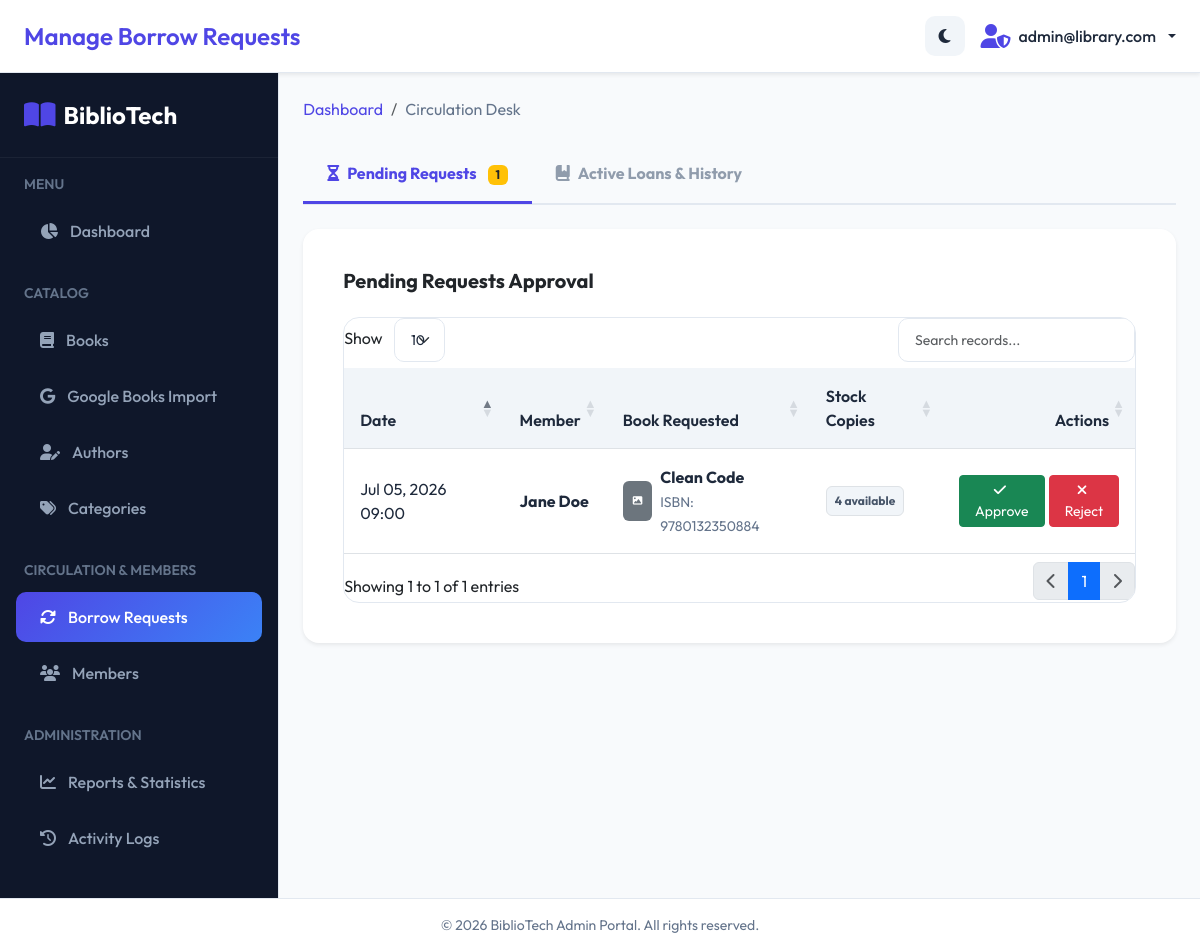
/index.php?route=admin/borrow-requests (signed in), run on the app's committed database.
### tables this page shows
CREATE TABLE IF NOT EXISTS `borrow_requests` (
  `id` INT AUTO_INCREMENT PRIMARY KEY,
  `member_id` INT NOT NULL,
  `book_id` INT NOT NULL,
  `request_date` TIMESTAMP DEFAULT CURRENT_TIMESTAMP,
  `status` ENUM('pending', 'approved', 'rejected') NOT NULL DEFAULT 'pending',
  `admin_notes` TEXT DEFAULT NULL,
  `updated_at` TIMESTAMP DEFAULT CURRENT_TIMESTAMP ON UPDATE CURRENT_TIMESTAMP,
  FOREIGN KEY (`member_id`) REFERENCES `members` (`id`) ON DELETE CASCADE,
  FOREIGN KEY (`book_id`) REFERENCES `books` (`id`) ON DELETE CASCADE,
  INDEX `idx_request_member` (`member_id`),
  INDEX `idx_request_book` (`book_id`),
  INDEX `idx_request_status` (`status`)
);

CREATE TABLE IF NOT EXISTS `members` (
  `id` INT AUTO_INCREMENT PRIMARY KEY,
  `user_id` INT NOT NULL,
  `full_name` VARCHAR(255) NOT NULL,
  `phone` VARCHAR(50) DEFAULT NULL,
  `address` TEXT DEFAULT NULL,
  `registration_date` DATE NOT NULL,
  `status` ENUM('active', 'inactive') NOT NULL DEFAULT 'active',
  `created_at` TIMESTAMP DEFAULT CURRENT_TIMESTAMP,
  `updated_at` TIMESTAMP DEFAULT CURRENT_TIMESTAMP ON UPDATE CURRENT_TIMESTAMP,
  FOREIGN KEY (`user_id`) REFERENCES `users` (`id`) ON DELETE CASCADE,
  INDEX `idx_user_id` (`user_id`)
);

CREATE TABLE IF NOT EXISTS `books` (
  `id` INT AUTO_INCREMENT PRIMARY KEY,
  `isbn` VARCHAR(20) DEFAULT NULL UNIQUE,
  `title` VARCHAR(255) NOT NULL,
  `author_id` INT DEFAULT NULL,
  `category_id` INT DEFAULT NULL,
  `description` TEXT DEFAULT NULL,
  `publisher` VARCHAR(255) DEFAULT NULL,
  `publication_year` INT DEFAULT NULL,
  `quantity` INT NOT NULL DEFAULT 0,
  `available_copies` INT NOT NULL DEFAULT 0,
  `shelf_location` VARCHAR(100) DEFAULT NULL,
  `cover_image` VARCHAR(255) DEFAULT NULL,
  `created_at` TIMESTAMP DEFAULT CURRENT_TIMESTAMP,
  `updated_at` TIMESTAMP DEFAULT CURRENT_TIMESTAMP ON UPDATE CURRENT_TIMESTAMP,
  FOREIGN KEY (`author_id`) REFERENCES `authors` (`id`) ON DELETE SET NULL,
  FOREIGN KEY (`category_id`) REFERENCES `categories` (`id`) ON DELETE SET NULL,
  INDEX `idx_author` (`author_id`),
  INDEX `idx_category` (`category_id`),
  INDEX `idx_title` (`title`),
  INDEX `idx_isbn` (`isbn`)
);

### config/database.php (called while the page is built, shortened)
<?php
class Database {
    private static $instance = null;
    private $conn;
    private function __construct() {
        try {
            $dsn = "mysql:host=" . DB_HOST . ";dbname=" . DB_NAME . ";charset=utf8mb4";
            $options = [
                PDO::ATTR_ERRMODE            => PDO::ERRMODE_EXCEPTION,
                PDO::ATTR_DEFAULT_FETCH_MODE => PDO::FETCH_ASSOC,
                PDO::ATTR_EMULATE_PREPARES   => false,
            ];
            $this->conn = new PDO($dsn, DB_USER, DB_PASS, $options);
        } catch (PDOException $e) {
            throw new Exception("Database Connection Error: " . $e->getMessage());
        }
    }
    public static function getInstance() {
        if (self::$instance === null) {
            self::$instance = new self();
        }
        return self::$instance;
    }
    public function getConnection() {
        return $this->conn;
    }
}

### app/Models/Models.php (called while the page is built, shortened)
<?php
class BorrowRequest {
    private $db;
    public function __construct() {
        $this->db = Database::getInstance()->getConnection();
    }
    public function getPendingRequests() {
        $stmt = $this->db->prepare("SELECT br.*, m.full_name AS member_name, b.title AS book_title, b.isbn, b.cover_image, b.available_copies
                                    FROM borrow_requests br
                                    JOIN members m ON br.member_id = m.id
                                    JOIN books b ON br.book_id = b.id
                                    WHERE br.status = 'pending'
                                    ORDER BY br.request_date ASC");
        $stmt->execute();
        return $stmt->fetchAll();
    }
}

### views/admin/requests.php (the view, shortened to what this page needs)
<?php
$reqModel = new BorrowRequest();
$pendingReqs = $reqModel->getPendingRequests();
?>
<div class="fade-in-up">
    <nav aria-label="breadcrumb" class="mb-4">
        <ol class="breadcrumb">
            <li class="breadcrumb-item"><a href="<?php echo BASE_URL; ?>/index.php?route=admin/dashboard">Dashboard</a></li>
            <li class="breadcrumb-item active" aria-current="page">Circulation Desk</li>
        </ol>
    </nav>
    <ul class="nav nav-tabs nav-tabs-custom mb-4" id="circulationTab" role="tablist" style="border-bottom: 2px solid var(--border-color);">
        <li class="nav-item" role="presentation">
            <button class="nav-link active fw-bold px-4 py-3" id="pending-tab" data-bs-toggle="tab" data-bs-target="#pending" type="button" role="tab" aria-controls="pending" aria-selected="true" style="border: none; border-bottom: 3px solid transparent;">
                <i class="fa-solid fa-hourglass-half me-2"></i>Pending Requests
                <span class="badge bg-warning text-dark ms-2"><?php echo count($pendingReqs); ?></span>
            </button>
        </li>
        <li class="nav-item" role="presentation">
            <button class="nav-link fw-bold px-4 py-3" id="loans-tab" data-bs-toggle="tab" data-bs-target="#loans" type="button" role="tab" aria-controls="loans" aria-selected="false" style="border: none; border-bottom: 3px solid transparent;">
                <i class="fa-solid fa-book-bookmark me-2"></i>Active Loans & History
            </button>
        </li>
    </ul>
    <div class="tab-content" id="circulationTabContent">
        <div class="tab-pane fade show active" id="pending" role="tabpanel" aria-labelledby="pending-tab">
            <div class="card card-custom border-0 shadow-sm p-4">
                <div class="card-body">
                    <h5 class="fw-bold mb-4">Pending Requests Approval</h5>
                    <?php if (empty($pendingReqs)): ?>
                        <div class="text-center py-5 text-muted">
                            <i class="fa-solid fa-circle-check fs-1 text-success mb-3"></i>
                            <h5 class="fw-bold">No Pending Requests</h5>
                            <p class="small">All reader requests have been processed successfully.</p>
                        </div>
                    <?php else: ?>
                        <div class="table-responsive table-responsive-custom">
                            <table class="table table-custom align-middle datatable-custom w-100">
                                <thead>
                                    <tr>
                                        <th>Date</th>
                                        <th>Member</th>
                                        <th>Book Requested</th>
                                        <th>Stock Copies</th>
                                        <th class="text-end">Actions</th>
                                    </tr>
                                </thead>
                                <tbody>
                                    <?php foreach ($pendingReqs as $row): ?>
                                        <tr>
                                            <td><?php echo date('M d, Y H:i', strtotime($row['request_date'])); ?></td>
                                            <td>
                                                <strong class="text-dark-theme-override" style="color: var(--text-color);"><?php echo htmlspecialchars($row['member_name']); ?></strong>
                                            </td>
                                            <td>
                                                <div class="d-flex align-items-center gap-2">
                                                    <?php if (!empty($row['cover_image']) && file_exists(UPLOAD_PATH . '/' . $row['cover_image'])): ?>
                                                        <img src="<?php echo BASE_URL; ?>/uploads/covers/<?php echo $row['cover_image']; ?>" class="rounded" style="width: 30px; height: 40px; object-fit: cover;" alt="">
                                                    <?php else: ?>
                                                        <div class="bg-secondary rounded text-white d-flex align-items-center justify-content-center" style="width: 30px; height: 40px;"><i class="fa-solid fa-image small" style="font-size: 0.6rem;"></i></div>
                                                    <?php endif; ?>
                                                    <div>
                                                        <span class="fw-bold d-block text-dark-theme-override" style="color: var(--text-color);"><?php echo htmlspecialchars($row['book_title']); ?></span>
                                                        <span class="text-muted small">ISBN: <?php echo htmlspecialchars($row['isbn'] ?: 'N/A'); ?></span>
                                                    </div>
                                                </div>
                                            </td>
                                            <td>
                                                <span class="badge bg-light-custom text-dark border p-2">
                                                    <?php echo $row['available_copies']; ?> available
                                                </span>
                                            </td>
                                            <td class="text-end">
                                                <div class="d-flex justify-content-end gap-1">
                                                    <a href="<?php echo BASE_URL; ?>/index.php?action=approve-request&id=<?php echo $row['id']; ?>" class="btn btn-sm btn-success" title="Approve loan"><i class="fa-solid fa-check me-1"></i>Approve</a>
                                                    <button class="btn btn-sm btn-danger" data-bs-toggle="modal" data-bs-target="#rejectModal<?php echo $row['id']; ?>" title="Reject loan"><i class="fa-solid fa-xmark me-1"></i>Reject</button>
                                                </div>
                                            </td>
                                        </tr>
                                    <?php endforeach; ?>
                                </tbody>
                            </table>
                        </div>
                    <?php endif; ?>
                </div>
            </div>
        </div>
    </div>
</div>

### public/assets/css/style.css (style rules this page uses)
:root { --bg-color: #f8fafc; --text-color: #1e293b; --text-muted: #64748b; --card-bg: #ffffff; --card-border: rgba(148, 163, 184, 0.12); --sidebar-bg: #0f172a; --sidebar-color: #94a3b8; --sidebar-active-color: #ffffff; --sidebar-active-bg: rgba(255, 255, 255, 0.08); --primary-color: #4f46e5; --primary-light: #6366f1; --primary-gradient: linear-gradient(135deg, #4f46e5 0%, #3b82f6 100%); --secondary-gradient: linear-gradient(135deg, #10b981 0%, #059669 100%); --danger-gradient: linear-gradient(135deg, #ef4444 0%, #dc2626 100%); --warning-gradient: linear-gradient(135deg, #f59e0b 0%, #d97706 100%); --purple-gradient: linear-gradient(135deg, #8b5cf6 0%, #7c3aed 100%); --info-gradient: linear-gradient(135deg, #06b6d4 0%, #0891b2 100%); --glass-bg: rgba(255, 255, 255, 0.7); --glass-border: rgba(255, 255, 255, 0.4); --glass-shadow: rgba(15, 23, 42, 0.05); --nav-bg: #ffffff; --badge-bg: #f1f5f9; --badge-color: #475569; --border-color: #e2e8f0; --input-bg: #ffffff; --surface-muted: #f1f5f9; --primary-subtle-bg: rgba(79, 70, 229, 0.1); --primary-subtle-color: #4f46e5; --dropdown-bg: #ffffff; --dropdown-hover: #f8fafc; --link-color: #4f46e5; }
body { background-color: var(--bg-color); color: var(--text-color); font-family: 'Outfit', 'Inter', sans-serif; transition: background-color 0.4s ease, color 0.4s ease; overflow-x: hidden; min-height: 100vh; display: flex; flex-direction: column; }
h1, h2, h3, h4, h5, h6 { font-weight: 700; }
.table-responsive-custom { border-radius: 16px; overflow: hidden; border: 1px solid var(--border-color); }
.table-custom { background: var(--card-bg) !important; margin-bottom: 0 !important; }
.table-custom th { background: var(--badge-bg) !important; color: var(--text-color) !important; font-weight: 600; padding: 1rem; }
.table-custom td { padding: 1rem; vertical-align: middle; color: var(--text-color); background: var(--card-bg); }
.card-custom { background-color: var(--card-bg); border: 1px solid var(--card-border); border-radius: 16px; box-shadow: 0 4px 6px -1px rgba(0, 0, 0, 0.05); overflow: hidden; }
.bg-light-custom { background-color: var(--surface-muted) !important; }
.text-dark-theme-override { color: var(--text-color) !important; }
.text-muted { color: var(--text-muted) !important; }
.badge.bg-light-custom, .badge.bg-light-custom.text-dark { background-color: var(--badge-bg) !important; color: var(--badge-color) !important; }
.breadcrumb-item a { color: var(--link-color); text-decoration: none; }
.breadcrumb-item.active { color: var(--text-muted); }
.nav-tabs-custom .nav-link { color: var(--text-muted); }
.nav-tabs-custom .nav-link.active { color: var(--link-color) !important; border-bottom-color: var(--link-color) !important; }
.fade-in-up { animation: fadeIn 0.4s ease forwards; }

### views/admin/requests.php (style rules this page uses)
.nav-tabs-custom .nav-link { opacity: 0.7; transition: all 0.2s ease; }
.nav-tabs-custom .nav-link.active { opacity: 1; background: transparent !important; }

### data on the page
borrow_requests: request_date "Jul 05, 2026 09:00", member.full_name "Jane Doe", book.title "Clean Code", book.isbn "9780132350884", book.available_copies "4"

### other printed values
$pageTitle "Manage Borrow Requests"
Auth::getUserEmail() "admin@library.com"
count($pendingReqs) "1"
